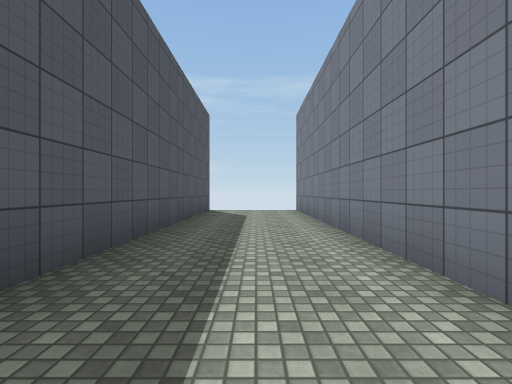
View 1 (above)

12 first-person views from a walk through a scene from a Unity 3-D project. The camera is 1.2 m above the floor, looks level and sees 85° across. The floor is counted in squares, 2 m on a side. Each view is taken from the middle of a square. On the plan, view 1 faces up. The plan holds only what a view shows up to about 9 squares ahead; the rest is blank. The place goes on beyond the plan. Surface patterns are stand-ins for the level's own textures.

View 2
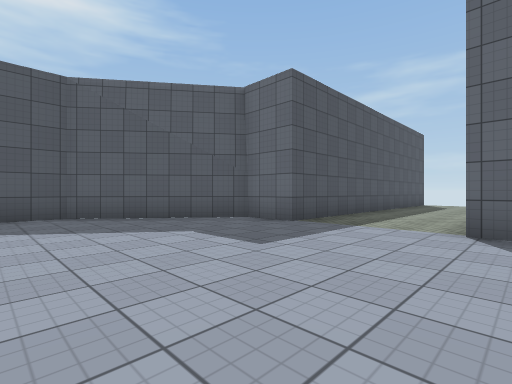

View 3
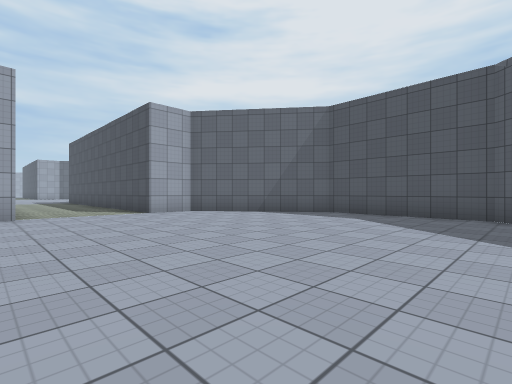

View 4
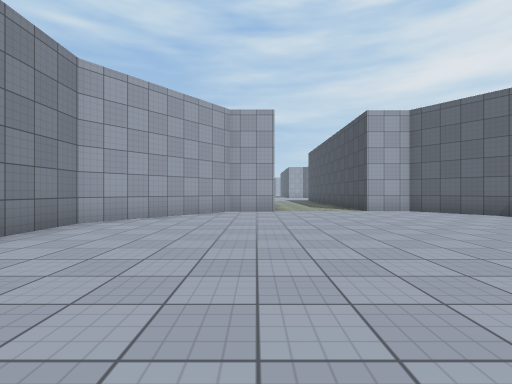

View 5
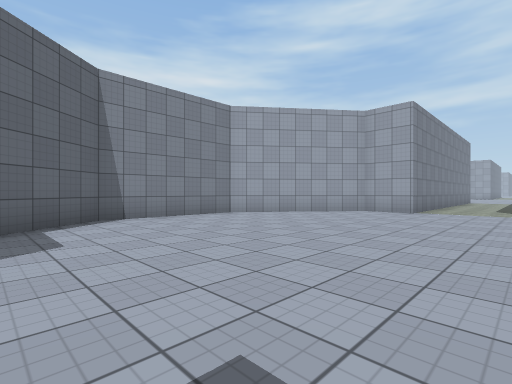

View 6
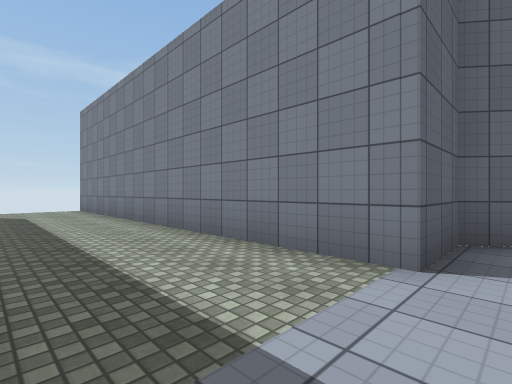

View 7
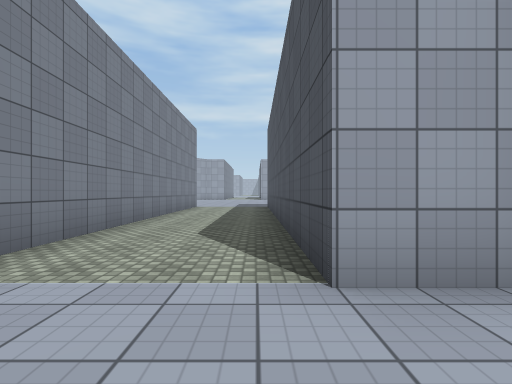

View 8
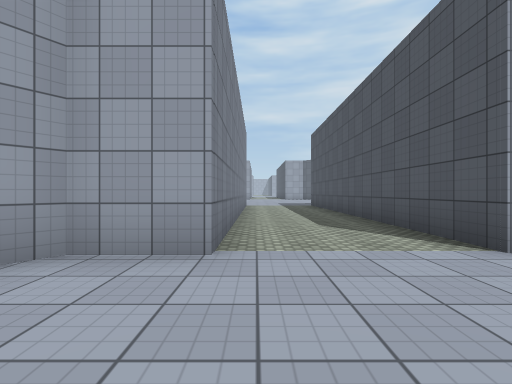

View 9
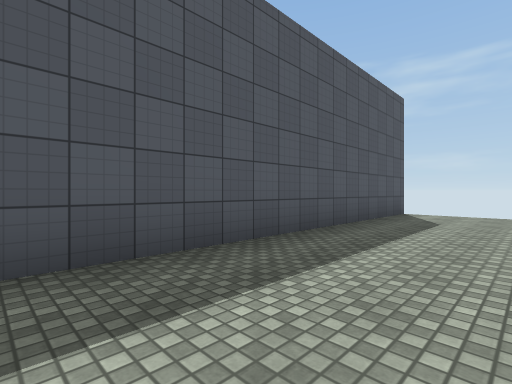

View 10
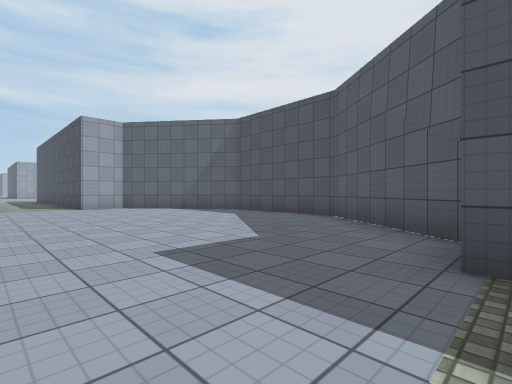

View 11
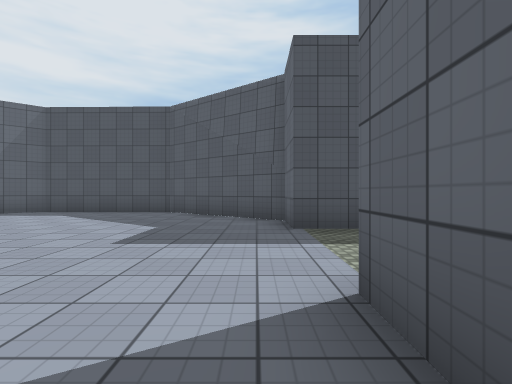

View 12
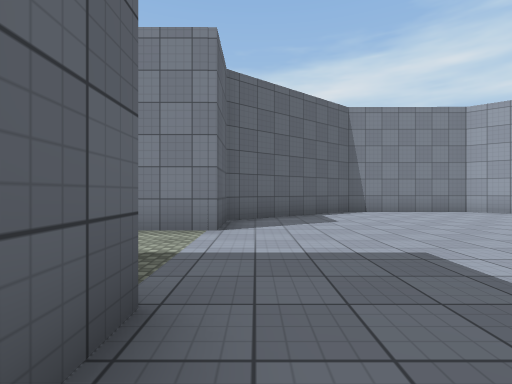

### Floor plan
Points are (right, up) in squares from view 1. A wall is a line through its corners. A room is listed if a view was taken in it or the views show most of it. See-through windows are left out.
Room 1 (views 1, 2, 3, 4, 5, 6, 7, 8, 9, 10, 11, 12)
walls: (1.3, -16.5) (1.3, -10.7) (2.7, -10.7) (5.4, -7.3) (5.4, -3.8) (2.8, -0.4) (1.3, -0.4) (1.3, 9.4); (-1.6, 9.2) (-1.6, -0.4) (-2.9, -0.4) (-5.4, -3.6) (-5.4, -7.4) (-2.8, -10.7) (-1.6, -10.7) (-1.6, -16.5)
ways out: gap at (-2, 9)

Where each view was taken, in squares from view 1:
view 1: 0 up, 0 right, facing up
view 2: 5 down, 2 right, facing up-left
view 3: 3 down, 2 right, facing down-left
view 4: 2 down, 2 right, facing down
view 5: 2 down, 1 left, facing down-right
view 6: 1 down, 1 left, facing up-right
view 7: 9 down, 1 left, facing down
view 8: 8 down, 1 right, facing down
view 9: 1 up, 1 right, facing up-left
view 10: 0 up, 1 right, facing down-left
view 11: 1 down, 3 right, facing left
view 12: 1 down, 3 left, facing right
